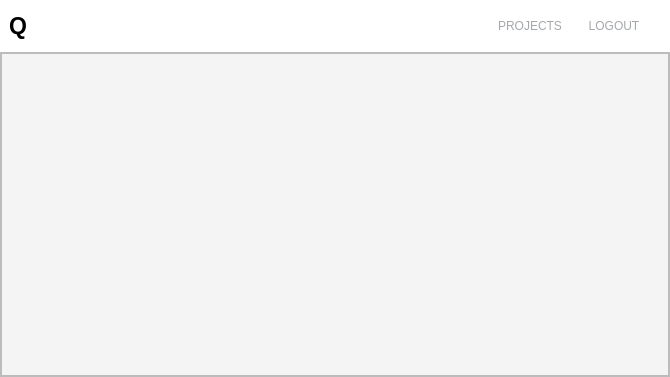
<?xml version="1.0" encoding="UTF-8"?>
<ui version="4.0">
 <class>Projects</class>
 <widget class="QDialog" name="Projects">
  <property name="enabled">
   <bool>true</bool>
  </property>
  <property name="geometry">
   <rect>
    <x>0</x>
    <y>0</y>
    <width>670</width>
    <height>377</height>
   </rect>
  </property>
  <property name="contextMenuPolicy">
   <enum>Qt::DefaultContextMenu</enum>
  </property>
  <property name="windowTitle">
   <string>Dialog</string>
  </property>
  <layout class="QVBoxLayout" name="verticalLayout_3">
   <property name="spacing">
    <number>0</number>
   </property>
   <property name="leftMargin">
    <number>0</number>
   </property>
   <property name="topMargin">
    <number>0</number>
   </property>
   <property name="rightMargin">
    <number>0</number>
   </property>
   <property name="bottomMargin">
    <number>0</number>
   </property>
   <item>
    <widget class="QFrame" name="frame">
     <property name="sizePolicy">
      <sizepolicy hsizetype="Preferred" vsizetype="Maximum">
       <horstretch>0</horstretch>
       <verstretch>0</verstretch>
      </sizepolicy>
     </property>
     <property name="font">
      <font>
       <kerning>true</kerning>
      </font>
     </property>
     <property name="autoFillBackground">
      <bool>false</bool>
     </property>
     <property name="styleSheet">
      <string notr="true">QFrame { 
   background-color: rgb(255, 255, 255)
} 

QPushButton {
   background-color: qlineargradient(spread:pad, x1:0, y1:0, x2:1, y2:0, stop:0 rgba(255, 255, 255, 255), stop:1 rgba(255, 255, 255, 255));
   border-style: outset;
   border-width: 0px;
   padding: 10px;
   color: rgb(165, 168, 171)
}</string>
     </property>
     <property name="frameShape">
      <enum>QFrame::NoFrame</enum>
     </property>
     <property name="frameShadow">
      <enum>QFrame::Raised</enum>
     </property>
     <property name="lineWidth">
      <number>0</number>
     </property>
     <layout class="QHBoxLayout" name="horizontalLayout_4">
      <property name="leftMargin">
       <number>9</number>
      </property>
      <property name="rightMargin">
       <number>20</number>
      </property>
      <item>
       <layout class="QHBoxLayout" name="horizontalLayout_3">
        <item>
         <widget class="QLabel" name="label">
          <property name="sizePolicy">
           <sizepolicy hsizetype="Maximum" vsizetype="Maximum">
            <horstretch>0</horstretch>
            <verstretch>0</verstretch>
           </sizepolicy>
          </property>
          <property name="font">
           <font>
            <pointsize>17</pointsize>
            <weight>75</weight>
            <bold>true</bold>
           </font>
          </property>
          <property name="text">
           <string>Q</string>
          </property>
         </widget>
        </item>
        <item>
         <spacer name="horizontalSpacer">
          <property name="orientation">
           <enum>Qt::Horizontal</enum>
          </property>
          <property name="sizeType">
           <enum>QSizePolicy::Expanding</enum>
          </property>
          <property name="sizeHint" stdset="0">
           <size>
            <width>40</width>
            <height>20</height>
           </size>
          </property>
         </spacer>
        </item>
        <item>
         <widget class="QPushButton" name="pushButton_projects">
          <property name="text">
           <string>PROJECTS</string>
          </property>
         </widget>
        </item>
        <item>
         <widget class="QPushButton" name="pushButton_logout">
          <property name="text">
           <string>LOGOUT</string>
          </property>
         </widget>
        </item>
       </layout>
      </item>
     </layout>
    </widget>
   </item>
   <item>
    <widget class="QFrame" name="frame_2">
     <property name="autoFillBackground">
      <bool>false</bool>
     </property>
     <property name="styleSheet">
      <string notr="true">QFrame { 
   background-color: rgb(244, 244, 244)
} 

</string>
     </property>
     <property name="frameShape">
      <enum>QFrame::StyledPanel</enum>
     </property>
     <property name="frameShadow">
      <enum>QFrame::Raised</enum>
     </property>
     <property name="lineWidth">
      <number>1</number>
     </property>
     <layout class="QVBoxLayout" name="verticalLayout_4">
      <property name="leftMargin">
       <number>0</number>
      </property>
      <property name="topMargin">
       <number>0</number>
      </property>
      <property name="rightMargin">
       <number>0</number>
      </property>
      <property name="bottomMargin">
       <number>0</number>
      </property>
      <item>
       <widget class="QListView" name="listView"/>
      </item>
     </layout>
    </widget>
   </item>
  </layout>
 </widget>
 <resources/>
 <connections/>
</ui>
